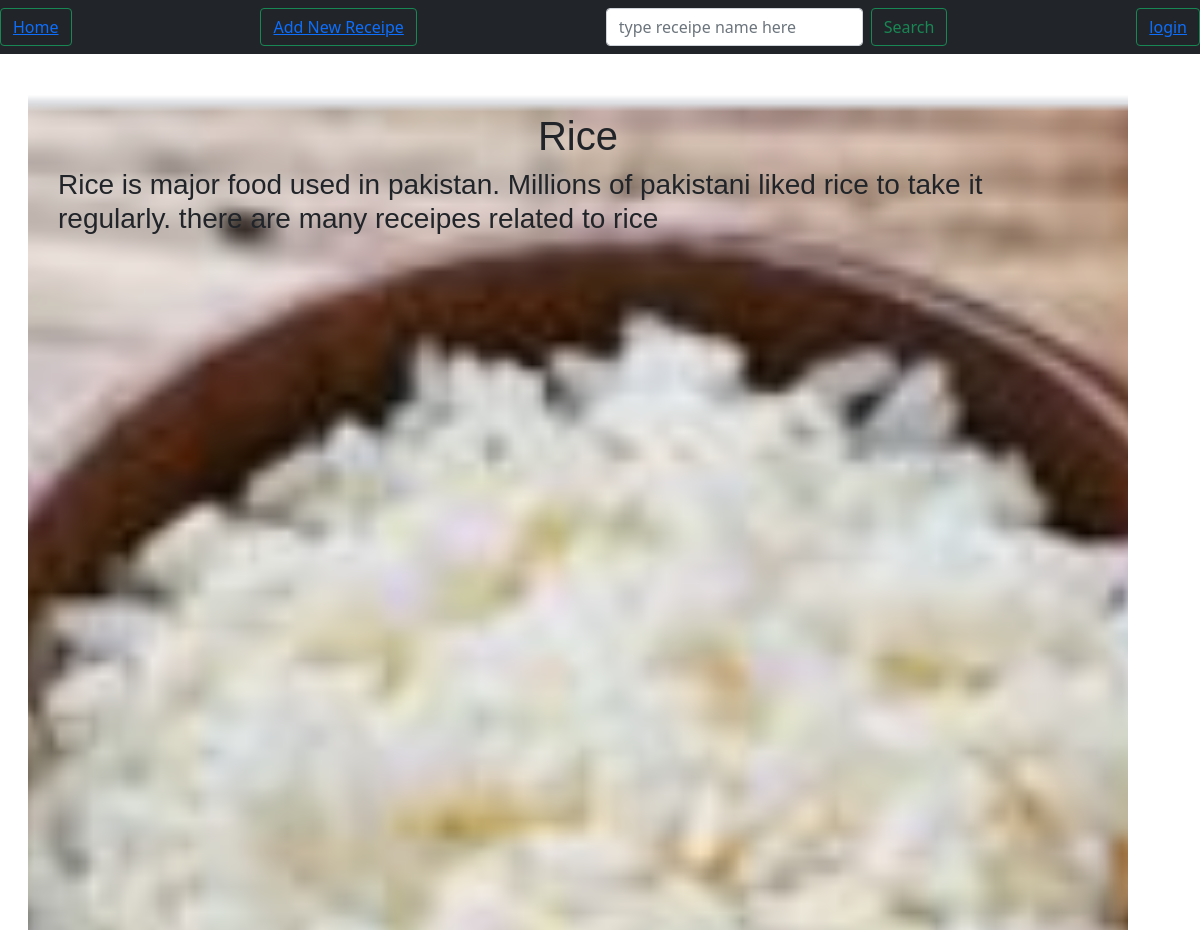
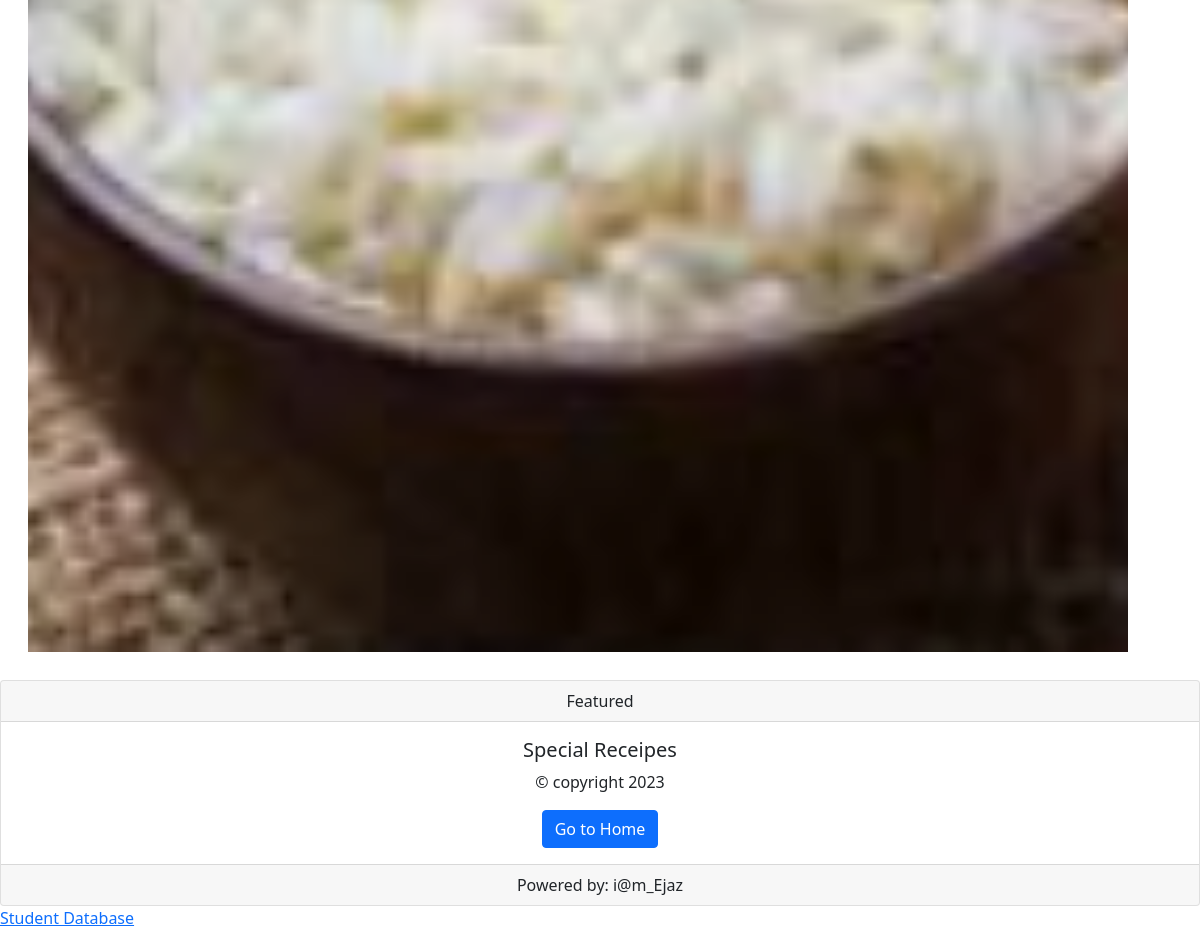
Page /detail_receipe/3/ on the committed database (2 pictures, top to bottom).
### receipe/models.py (models this page shows)
class receipes(models.Model):
        view_count = models.IntegerField(default=1)
        user = models.ForeignKey(User, on_delete=models.SET_NULL, null=True)
        name = models.CharField(max_length=20)
        desc = models.TextField(max_length=500)
        img = models.ImageField(upload_to='receipe/')

### receipe/views.py (the view)
# urls.py: path('detail_receipe/<str:rId>/', views.receipe_detail, name='detail_receipe'),
def receipe_detail(request,rId):
    obj=receipes.objects.get(id=rId)
    dic={'rec':obj}
    return render(request, 'receipe/detail_receipe.html', dic)

### receipe/templates/receipe/detail_receipe.html
{% extends "receipe/basic.html" %}
  {% block ext_css %}
      <link rel="stylesheet" type="text/css" href="/static/css/detail_receipe.css">
{% endblock %}
{% block body %}
<div class="detail" style="background-image: url('/media/{{rec.img}}');">
<h1>{{rec.name}}</h1>
<h3>{{rec.desc}}</h3>
</div>
{% endblock %}

### receipe/static/css/detail_receipe.css (style rules this page uses)
h1 { text-align: center; }
.detail { font-family:Verdana, Geneva, Tahoma, sans-serif; width: 1100px; height: 1500px; background-size: cover; background-repeat: no-repeat; background-position: center; padding: 30px; margin: 28px; }

### rows in the picture
receipes: img (picture), name "Rice", desc "Rice is major food used in pakistan. Millions of pakistani liked rice to take it regularly. there are many receipes related to rice"
